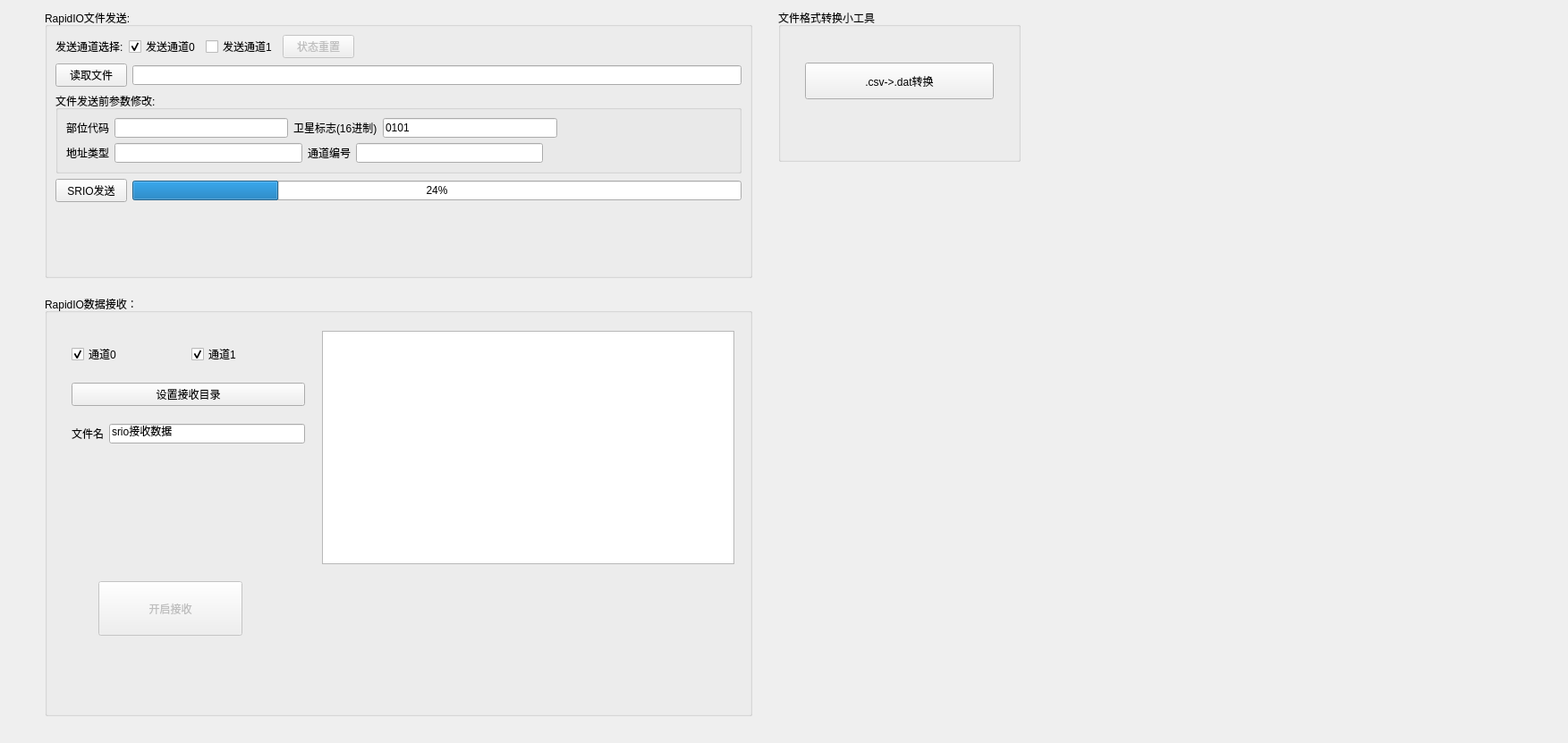
<?xml version="1.0" encoding="UTF-8"?>
<ui version="4.0">
 <class>subsrio_overnote</class>
 <widget class="QWidget" name="subsrio_overnote">
  <property name="geometry">
   <rect>
    <x>0</x>
    <y>0</y>
    <width>1753</width>
    <height>831</height>
   </rect>
  </property>
  <property name="windowTitle">
   <string>Form</string>
  </property>
  <widget class="QGroupBox" name="groupBox">
   <property name="geometry">
    <rect>
     <x>50</x>
     <y>10</y>
     <width>791</width>
     <height>301</height>
    </rect>
   </property>
   <property name="title">
    <string>RapidIO文件发送:</string>
   </property>
   <layout class="QVBoxLayout" name="verticalLayout">
    <item>
     <layout class="QHBoxLayout" name="horizontalLayout_5">
      <item>
       <widget class="QLabel" name="label_2">
        <property name="text">
         <string>发送通道选择:</string>
        </property>
       </widget>
      </item>
      <item>
       <widget class="QCheckBox" name="checkBox_sendad0">
        <property name="text">
         <string>发送通道0</string>
        </property>
        <property name="checked">
         <bool>true</bool>
        </property>
       </widget>
      </item>
      <item>
       <widget class="QCheckBox" name="checkBox_sendad1">
        <property name="text">
         <string>发送通道1</string>
        </property>
       </widget>
      </item>
      <item>
       <widget class="QPushButton" name="pushButton_statusNew">
        <property name="enabled">
         <bool>false</bool>
        </property>
        <property name="text">
         <string>状态重置</string>
        </property>
       </widget>
      </item>
      <item>
       <spacer name="horizontalSpacer">
        <property name="orientation">
         <enum>Qt::Horizontal</enum>
        </property>
        <property name="sizeHint" stdset="0">
         <size>
          <width>40</width>
          <height>20</height>
         </size>
        </property>
       </spacer>
      </item>
     </layout>
    </item>
    <item>
     <layout class="QHBoxLayout" name="horizontalLayout">
      <item>
       <widget class="QPushButton" name="pB_ReadbinFile">
        <property name="text">
         <string>读取文件</string>
        </property>
       </widget>
      </item>
      <item>
       <widget class="QLineEdit" name="lineEdit_binPath"/>
      </item>
     </layout>
    </item>
    <item>
     <widget class="QGroupBox" name="groupBox_3">
      <property name="title">
       <string>文件发送前参数修改:</string>
      </property>
      <layout class="QVBoxLayout" name="verticalLayout_3">
       <item>
        <layout class="QVBoxLayout" name="verticalLayout_6">
         <item>
          <layout class="QHBoxLayout" name="horizontalLayout_18">
           <item>
            <widget class="QLabel" name="label_12">
             <property name="text">
              <string>部位代码</string>
             </property>
            </widget>
           </item>
           <item>
            <widget class="QLineEdit" name="lineEdit_part_code"/>
           </item>
           <item>
            <widget class="QLabel" name="label_13">
             <property name="text">
              <string>卫星标志(16进制)</string>
             </property>
            </widget>
           </item>
           <item>
            <widget class="QLineEdit" name="lineEdit_satellite_sign">
             <property name="text">
              <string>0101</string>
             </property>
            </widget>
           </item>
           <item>
            <spacer name="horizontalSpacer_2">
             <property name="orientation">
              <enum>Qt::Horizontal</enum>
             </property>
             <property name="sizeHint" stdset="0">
              <size>
               <width>40</width>
               <height>20</height>
              </size>
             </property>
            </spacer>
           </item>
          </layout>
         </item>
         <item>
          <layout class="QHBoxLayout" name="horizontalLayout_19">
           <item>
            <widget class="QLabel" name="label_10">
             <property name="text">
              <string>地址类型</string>
             </property>
            </widget>
           </item>
           <item>
            <widget class="QLineEdit" name="lineEdit_addr_type"/>
           </item>
           <item>
            <widget class="QLabel" name="label_9">
             <property name="text">
              <string>通道编号</string>
             </property>
            </widget>
           </item>
           <item>
            <widget class="QLineEdit" name="lineEdit_ad_number"/>
           </item>
           <item>
            <spacer name="horizontalSpacer_3">
             <property name="orientation">
              <enum>Qt::Horizontal</enum>
             </property>
             <property name="sizeHint" stdset="0">
              <size>
               <width>40</width>
               <height>20</height>
              </size>
             </property>
            </spacer>
           </item>
          </layout>
         </item>
        </layout>
       </item>
      </layout>
     </widget>
    </item>
    <item>
     <layout class="QHBoxLayout" name="horizontalLayout_2">
      <item>
       <widget class="QPushButton" name="pB_SRIOsend">
        <property name="text">
         <string>SRIO发送</string>
        </property>
       </widget>
      </item>
      <item>
       <widget class="QProgressBar" name="m_progress_jxjd">
        <property name="value">
         <number>24</number>
        </property>
       </widget>
      </item>
     </layout>
    </item>
    <item>
     <spacer name="verticalSpacer">
      <property name="orientation">
       <enum>Qt::Vertical</enum>
      </property>
      <property name="sizeHint" stdset="0">
       <size>
        <width>20</width>
        <height>40</height>
       </size>
      </property>
     </spacer>
    </item>
   </layout>
  </widget>
  <widget class="QGroupBox" name="groupBox_2">
   <property name="geometry">
    <rect>
     <x>50</x>
     <y>330</y>
     <width>791</width>
     <height>471</height>
    </rect>
   </property>
   <property name="title">
    <string>RapidIO数据接收：</string>
   </property>
   <widget class="QPushButton" name="pB_startOrstop">
    <property name="enabled">
     <bool>false</bool>
    </property>
    <property name="geometry">
     <rect>
      <x>60</x>
      <y>320</y>
      <width>161</width>
      <height>61</height>
     </rect>
    </property>
    <property name="text">
     <string>开启接收</string>
    </property>
   </widget>
   <widget class="QTextBrowser" name="textBrowser">
    <property name="geometry">
     <rect>
      <x>310</x>
      <y>40</y>
      <width>461</width>
      <height>261</height>
     </rect>
    </property>
   </widget>
   <widget class="QWidget" name="verticalLayoutWidget">
    <property name="geometry">
     <rect>
      <x>30</x>
      <y>40</y>
      <width>261</width>
      <height>141</height>
     </rect>
    </property>
    <layout class="QVBoxLayout" name="verticalLayout_2">
     <item>
      <layout class="QHBoxLayout" name="horizontalLayout_3">
       <item>
        <widget class="QCheckBox" name="cB_channel0">
         <property name="text">
          <string>通道0</string>
         </property>
         <property name="checked">
          <bool>true</bool>
         </property>
        </widget>
       </item>
       <item>
        <widget class="QCheckBox" name="cB_channel1">
         <property name="text">
          <string>通道1</string>
         </property>
         <property name="checked">
          <bool>true</bool>
         </property>
        </widget>
       </item>
      </layout>
     </item>
     <item>
      <widget class="QPushButton" name="pB_getFilepath">
       <property name="text">
        <string>设置接收目录</string>
       </property>
      </widget>
     </item>
     <item>
      <layout class="QHBoxLayout" name="horizontalLayout_4">
       <item>
        <widget class="QLabel" name="label">
         <property name="text">
          <string>文件名</string>
         </property>
        </widget>
       </item>
       <item>
        <widget class="QLineEdit" name="filename_1">
         <property name="text">
          <string>srio接收数据</string>
         </property>
        </widget>
       </item>
      </layout>
     </item>
    </layout>
   </widget>
   <widget class="QLabel" name="lb_output">
    <property name="geometry">
     <rect>
      <x>310</x>
      <y>310</y>
      <width>191</width>
      <height>101</height>
     </rect>
    </property>
    <property name="text">
     <string/>
    </property>
   </widget>
  </widget>
  <widget class="QGroupBox" name="groupBox_4">
   <property name="geometry">
    <rect>
     <x>870</x>
     <y>10</y>
     <width>271</width>
     <height>171</height>
    </rect>
   </property>
   <property name="title">
    <string>文件格式转换小工具</string>
   </property>
   <widget class="QPushButton" name="pB_csv_dat">
    <property name="geometry">
     <rect>
      <x>30</x>
      <y>60</y>
      <width>211</width>
      <height>41</height>
     </rect>
    </property>
    <property name="text">
     <string>.csv-&gt;.dat转换</string>
    </property>
   </widget>
  </widget>
 </widget>
 <resources/>
 <connections/>
</ui>
